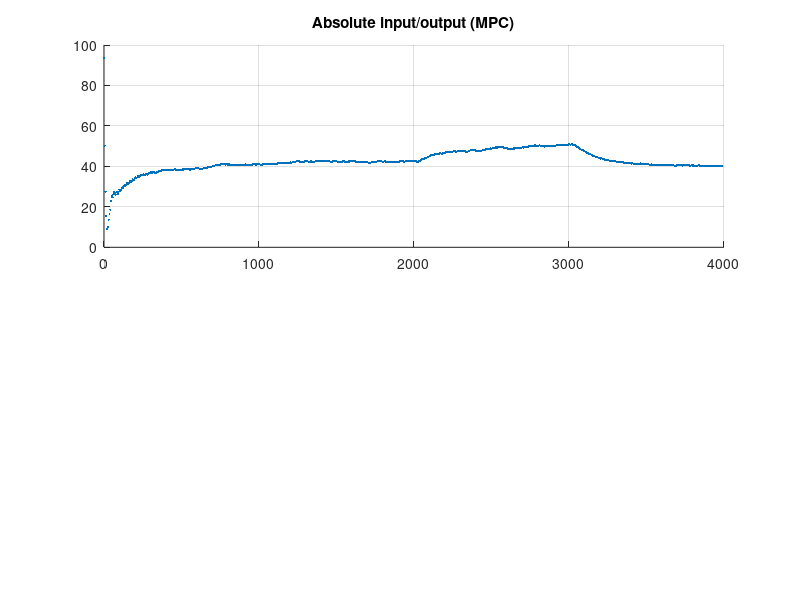

This chart was generated by the following MATLAB code: (Note: this script raises an error after producing the figure.)

% Initialization
clear
close all
clc

% Exercise 2: Implement closed-loop MPC controller (P4)

% Load model
MODEL = load('singleheater_model.mat');
load('singleheater_model.mat','A','B','C','Ke','e_var','y_ss','u_ss','Ts');
load('openloop_data_1.mat','y','u','t2');
n = size(A,1);
e_std = sqrt(e_var); % input disturbance standard deviation

y = y(1, 1:800)-y_ss;

% Build the functions for applying the control and reading the temperature,
% mimicking the TCLab interface
x_ss = [eye(n)-A; C]\[B*u_ss; y_ss];
c1 = ((eye(n)-A)*x_ss - B*u_ss);
c1 = c1 + 0.1*c1;
c2 = (y_ss - C*x_ss);
h1 = @(x,u) A*x + B*u + Ke*e_std*randn + c1; % apply control
T1C = @(x) C*x + e_std*randn + c2; % read temperature


% Compute covariances
Qe = (Ke * e_std) * (Ke * e_std)'; % state covariance matrix
Re = e_var;

% State augmentation
Ad = [A, B; zeros(1, size(A,2)), 1];
Bd = [B; 0];
Cd = [C, 0];
hd = @(x,u) Ad*x + Bd*u;
TdC = @(x) Cd*x;

de = 10; % tuning parameter
Qed = blkdiag(Qe, de);

% Simulation parameters
T = 4000; % Experiment duration [s]
N = T/Ts; % Number of samples to collect

% Initial conditions (start at ambient temperature, i.e. equilibrium for u = 0)
Dx0Dy0 = [eye(n)-A, zeros(n,1); C, -1]\[-B*u_ss; 0];
Dx0 = Dx0Dy0(1:n);

% Define the reference
Dref = 0;
ref = Dref + y_ss;

Dx_ref = pinv(C) * Dref;
Du_ref = pinv(B) * (Dx_ref - A * Dx_ref);

% Define parameters
H = 10;   % Prediction horizon
R = 0.01;    % Control weight
alpha = 1e6;
eta = Dref;

% Initial condition
x0 = Dx0 + x_ss + randn(n, 1);

% Initialize arrays to store data
u_mpc = zeros(1, N - 1);
x_mpc = zeros(n, N - 1);
x_mpc(:, 1) = x0;

% Initialize arrays to store output y
y_mpc = zeros(1, N - 1);
y_mpc(:, 1) = T1C(x0);

t = nan(1, N);
Dy = nan(1, N);
Du = nan(1, N);
Dx = nan(n, N);

dy = nan(1, N);
du = nan(1, N);
dx = nan(n+1, N);

pred_dx = nan(n, N);

Dx(:,1) = x0 - x_ss;
dx(:,1) = [Dx(:,1) - Dx_ref; e_std];

Dy(:,1) = y_mpc(:, 1) - y_ss;
dy(:,1) = Dy(:,1) - Dref;

% Compute optimal observer gain
L = dlqe(Ad, eye(size(Ad, 1)), Cd, Qed, Re);

% Main loop for MPC control
for k = 1:N - 1 
    % Solve MPC problem
    % [u, eta] = mpc_solve(x0, H, R, alpha, A, B, C, ref, eta, k);
    u = u_ss;
    u_mpc(k) = u;
    Du(:, k) = u - u_ss;
    du(:, k) = Du(:, k) - Du_ref;
    
    % State prediction
    dx(:, k+1) = hd(dx(:, k), du(:, k));
    
    % Compute output y based on prediction
    dy(:, k+1) = TdC(dx(:, k+1));

    % State correction
    dx(:, k+1) = dx(:, k+1) + L * (y(:, k+1) - dy(:, k+1));
    Dx(:, k+1) = dx(1:end-1, k+1) + Dx_ref;
    x_mpc(:, k+1) = Dx(:, k+1) + x_ss;

    %recalculate output y
    dy(:, k+1) = TdC(dx(:, k+1));
    
    Dy(:, k+1) = dy(:, k+1) + Dref;
    y_mpc(k+1) = Dy(:, k+1) + y_ss;

    
    % Update initial condition for next iteration
    x0 = x_mpc(:, k+1);
    t(k) = (k-1)*Ts;
end

diferenca = y - y_mpc;

% Plot results
figure('Units','normalized','Position',[0.2 0.5 0.3 0.4])
subplot(2,1,1), hold on, grid on   
title('Absolute input/output (MPC)')
plot(t(1:end), y_mpc,'.','MarkerSize',5)
yl = yline(ref,'k--');
xlabel('Time [s]')
ylabel('y [°C]')
legend(yl,'$ref$','Interpreter','latex','Location','best')
subplot(2,1,2), hold on, grid on   
stairs(t(1:end-1), u_mpc,'LineWidth',2)
yl = yline(u_ss,'k--');
yline(0,'r--')
yline(100,'r--')
xlabel('Time [s]')
ylabel('u [%]')
legend(yl,'$\bar{u}$','Interpreter','latex','Location','best');

% Plot incremental variables
figure('Units','normalized','Position',[0.5 0.5 0.3 0.4])
subplot(2,1,1), hold on, grid on   
title('Incremental input/output (MPC)')
plot(t,dy,'.','MarkerSize',5)
xlabel('Time [s]')
ylabel('\delta{y} [°C]')
subplot(2,1,2), hold on, grid on   
stairs(t,du,'LineWidth',2)
yline(-u_ss,'r--')
yline(100-u_ss,'r--')
xlabel('Time [s]')
ylabel('\delta{u} [%]')

figure();
plot(diferenca);

function [u0, eta] = mpc_solve(x0, H, R, alpha, A, B, C, y_ss, eta, iter)
    % Compute weight matrices
    % Q = transpose(C) * C;
    
    % Initialize matrices for MPC
    W = zeros(H, H);
    Pi = zeros(H, size(A, 1));
    for j = 1:H
        for k = 1:j
            W(j, k) = C * A^(j-k) * B;
        end
        Pi(j, :) = (C * A^j);
    end
    y_ref = ones(1, H)*y_ss;
    ymax = 55 + eta; % soft constraint for max temp

    % Compute optimal RH gain using quadprog
    F = 2 * (W' * W + R * eye(H)); F = blkdiag(F, alpha * eye(H));
    f =  2 * (x0' * Pi' * W - y_ref * W); f = [f, zeros(1, H)];
    Aineq = eye(H) * W; bineq = ones(H, 1) * ymax - eye(H) * Pi * x0;
%     Aineq = triu(ones(H)) * W; bineq = ones(H, 1) * ymax - triu(ones(H)) * Pi * x0;
%     matrix = zeros(H, 2*H-1);
%     for i = 1:H
%         % Assign the shifted row to the matrix
%         matrix(i, i:i+H-1) = Aineq;
%     end
%     Aineq = matrix;
%     
%     disp(Aineq);
%     fprintf('Size of matrix: %d x %d\n', size(matrix, 1), size(matrix, 2));

    Aineq = blkdiag(Aineq, zeros(H, H)); bineq = [bineq; zeros(H, 1)];
    Aeq = []; beq = [];
    lb = [ones(H, 1) * (0); ones(H, 1) * (0)]; ub = [ones(H, 1)*(100); ones(H, 1) * 50];
    fprintf('Iteration: %d\n', iter);
    fprintf('MAX temp: %f\n', ymax);
%     fprintf('Size of F: %d x %d\n', size(F, 1), size(F, 2));
%     fprintf('Size of f: %d x %d\n', size(f, 1), size(f, 2));
%     fprintf('Size of Aineq: %d x %d\n', size(Aineq, 1), size(Aineq, 2));
%     fprintf('Size of bineq: %d x %d\n', size(bineq, 1), size(bineq, 2));
    
    % Set options to suppress quadprog output
    options = optimoptions('quadprog', 'Display', 'off');
    [z, ~, exitflag] = quadprog(F, f, Aineq, bineq, Aeq, beq, lb, ub, x0, options);

    % Check exitflag
    if exitflag == 1
        disp('Constrained optimization successful.');
    else
        disp('Constrained optimization failed.');
        [z, ~, ~] = quadprog(F, f, [], [], Aeq, beq, lb, ub, x0, options);
    end

    % Extract optimal control action and slack variables
    u0 = z(1);
    eta = z(H+1);
    
    fprintf('control input: %f\n', u0);
    fprintf('temp constraint margin: %f\n', eta);

end
